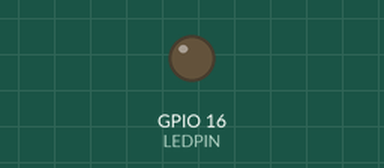
Recording of a sketch running on a simulated ESP8266 (NodeMCU). On the bench: output pins drawn as LEDs (lit = HIGH). WiFi joins after 1.5 s; servers stay silent unless stated; what the sketch prints to the serial monitor is not drawn.

Above: at 1.8 s.
At 30.4 s:
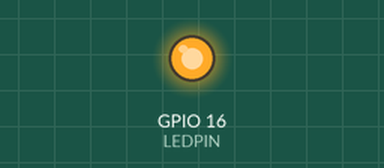
Timing chart, 0 to 31.0 s (numbered marks = the images above):
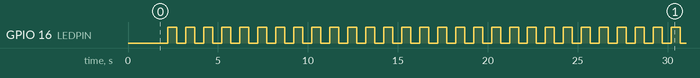

Measured:
- by itself, GPIO 16 (LEDPIN): moves between LOW and HIGH, repeating every 22.7 s
- by itself, everything shown: repeats every 22.7 s, in 44 steps

The sketch:

ESPduino_boilerplate.ino
```cpp
// ESPduino boiler plate.
// by G0LFP
// Has no actual functionality, but enables a wifi update client.
// Load this into a new ESPDuino so that all you have to do is apply power.
// Connect your phone to select WiFi access point.
// Then you can upload your program 'OTA'


#include <ESP8266WiFi.h>          //https://github.com/esp8266/Arduino


//needed for library
#include <DNSServer.h>
#include <ESP8266WebServer.h>
#include <ESP8266mDNS.h>
#include <ESP8266HTTPUpdateServer.h>
#include <ESP8266httpUpdate.h>
#include <ESP8266HTTPClient.h>

#include "WiFiManager.h"          //https://github.com/tzapu/WiFiManager

void configModeCallback (WiFiManager *myWiFiManager) {
  Serial.println("Entered config mode");
  Serial.println(WiFi.softAPIP());
  //if you used auto generated SSID, print it
  Serial.println(myWiFiManager->getConfigPortalSSID());
}
ESP8266WebServer httpServer(80);
ESP8266HTTPUpdateServer httpUpdater;

const char* host = "esp8266-http-Update";
#define LEDPIN 16
void handleRoot() {
  digitalWrite(LEDPIN, 1);
  httpServer.send(200, "text/plain", "hello from esp8266!");
  digitalWrite(LEDPIN, 0);
}

void handleNotFound(){
  digitalWrite(LEDPIN, 1);
  String message = "File Not Found\n\n";
  message += "URI: ";
  message += httpServer.uri();
  message += "\nMethod: ";
  message += (httpServer.method() == HTTP_GET)?"GET":"POST";
  message += "\nArguments: ";
  message += httpServer.args();
  message += "\n";
  for (uint8_t i=0; i<httpServer.args(); i++){
    message += " " + httpServer.argName(i) + ": " + httpServer.arg(i) + "\n";
  }
  httpServer.send(404, "text/plain", message);
  digitalWrite(LEDPIN, 0);
}


void setup()
{
  // Setup code goes here, runs once
  Serial.begin(115200);
  pinMode(LEDPIN,OUTPUT);

   //WiFiManager
  //Local intialization. Once its business is done, there is no need to keep it around
  WiFiManager wifiManager;
  //reset settings - for testing
  //wifiManager.resetSettings();

  //set callback that gets called when connecting to previous WiFi fails, and enters Access Point mode
  wifiManager.setAPCallback(configModeCallback);

  //fetches ssid and pass and tries to connect
  //if it does not connect it starts an access point with the specified name
  //here  "AutoConnectAP"
  //and goes into a blocking loop awaiting configuration
  if(!wifiManager.autoConnect())
  {
    Serial.println("failed to connect and hit timeout");
    //reset and try again, or maybe put it to deep sleep
    ESP.reset();
    //delay(1000);
  }

  // Once you get to this point, you have connected successfully to your wifi
  Serial.println("Connected!");
  long ver = ESP.getChipId();
  Serial.print("Conn:ESP");
  Serial.println(ver,DEC);
  Serial.print("Local IP address:");
  Serial.println(WiFi.localIP());


  // This chunk enables the update bin server.
  MDNS.begin(host);
  httpUpdater.setup(&httpServer);

  httpServer.on("/", handleRoot);

  httpServer.on("/inline", []()
    {
    httpServer.send(200, "text/plain", "this works as well");
    }
  );
  httpServer.onNotFound(handleNotFound);
  Serial.println("HTTP server started");
    httpServer.begin();
    MDNS.addService("http", "tcp", 80);
    //Serial.printf("HTTPUpdateServer ready! Open http://%s.local/update in your browser\n", host);

}

void loop(void)
{


  httpServer.handleClient();

  HTTPClient http;

  String pageToLoad = "http://serverName/pageToLoad.php";

  http.begin(pageToLoad);
  int httpCode = http.GET();
  delay(500);
  if(httpCode > 0)
    {
    // Page load success
      String payload = http.getString();
    }
    else
    {
    // handle page load failure
    // Heartbeat flashing LED, this also acts as a yield to the uP such that the update can take place.
    for (int i = 0; i< 30; i++)
      {
      digitalWrite(LEDPIN, HIGH);
      delay(500);
      httpServer.handleClient();
      digitalWrite(LEDPIN, LOW);
      httpServer.handleClient();
      delay(500);
      }

    }

    //The line below tells the ESPduino where to go looking for an update.
    // it's probably not a good idea to have it constantly hitting a server.
    // The line is left here as an example for you to edit and use at your discretion.
    //t_httpUpdate_return ret = ESPhttpUpdate.update("http://www.yourdomain/ESPprogram.bin");

    http.end();


}
```
